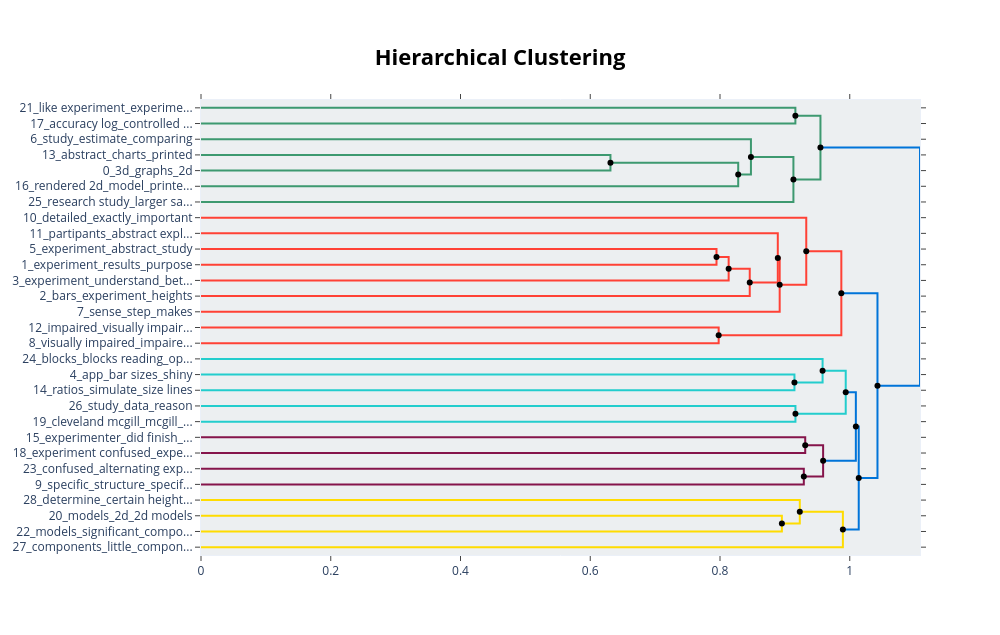

The notebook cell this image was saved under:
### Code cell
# Perform hierarchical topic reduction
hierarchical_topics = topic_model.hierarchical_topics(q1)

# Visualize the subtopics
topic_model.visualize_hierarchy(hierarchical_topics=hierarchical_topics)

### Figure 1 — Plotly figure (JSON) as saved in the notebook; plotly's stock layout.template omitted (floating-point values rounded to 4 significant figures)
{"data": [{"hoverinfo": "text", "marker": {"color": "rgb(61,153,112)"}, "mode": "lines", "text": ["like experiment_experiment_department_changed_learning", "", "", "accuracy log_controlled whatnot_abstract known_depth perceptions_marked questions"], "type": "scatter", "x": [0.0, 0.9162, 0.9162, 0.0], "xaxis": "x", "y": [-5.0, -5.0, -15.0, -15.0], "yaxis": "y"}, {"hoverinfo": "text", "marker": {"color": "rgb(61,153,112)"}, "mode": "lines", "text": ["abstract_charts_printed_3d_3d printed", "", "", "3d_graphs_2d_experiment_charts"], "type": "scatter", "x": [0.0, 0.6311, 0.6311, 0.0], "xaxis": "x", "y": [-35.0, -35.0, -45.0, -45.0], "yaxis": "y"}, {"hoverinfo": "text", "marker": {"color": "rgb(61,153,112)"}, "mode": "lines", "text": ["3d_2d_graphs_experiment_charts", "", "", "rendered 2d_model_printed model_rendered_3d"], "type": "scatter", "x": [0.6311, 0.8281, 0.8281, 0.0], "xaxis": "x", "y": [-40.0, -40.0, -55.0, -55.0], "yaxis": "y"}, {"hoverinfo": "text", "marker": {"color": "rgb(61,153,112)"}, "mode": "lines", "text": ["study_estimate_comparing_goal study_goal", "", "", "3d_2d_graphs_experiment_charts"], "type": "scatter", "x": [0.0, 0.8477, 0.8477, 0.8281], "xaxis": "x", "y": [-25.0, -25.0, -47.5, -47.5], "yaxis": "y"}, {"hoverinfo": "text", "marker": {"color": "rgb(61,153,112)"}, "mode": "lines", "text": ["3d_2d_graphs_experiment_charts", "", "", "research study_larger sample_study_stats_larger"], "type": "scatter", "x": [0.8477, 0.9132, 0.9132, 0.0], "xaxis": "x", "y": [-36.25, -36.25, -65.0, -65.0], "yaxis": "y"}, {"hoverinfo": "text", "marker": {"color": "rgb(61,153,112)"}, "mode": "lines", "text": ["like experiment_depth_experiment_understand_ratio measured", "", "", "3d_2d_graphs_charts_experiment"], "type": "scatter", "x": [0.9162, 0.9548, 0.9548, 0.9132], "xaxis": "x", "y": [-10.0, -10.0, -50.62, -50.62], "yaxis": "y"}, {"hoverinfo": "text", "marker": {"color": "rgb(255,65,54)"}, "mode": "lines", "text": ["experiment_abstract_study_process_insight", "", "", "experiment_results_purpose_know_purpose experiment"], "type": "scatter", "x": [0.0, 0.7946, 0.7946, 0.0], "xaxis": "x", "y": [-95.0, -95.0, -105.0, -105.0], "yaxis": "y"}, {"hoverinfo": "text", "marker": {"color": "rgb(255,65,54)"}, "mode": "lines", "text": ["experiment_abstract_study_results_like", "", "", "experiment_understand_better understand_helped_components"], "type": "scatter", "x": [0.7946, 0.8133, 0.8133, 0.0], "xaxis": "x", "y": [-100.0, -100.0, -115.0, -115.0], "yaxis": "y"}, {"hoverinfo": "text", "marker": {"color": "rgb(255,65,54)"}, "mode": "lines", "text": ["experiment_abstract_study_understand_purpose", "", "", "bars_experiment_heights_clearer_questions experimenter"], "type": "scatter", "x": [0.8133, 0.8459, 0.8459, 0.0], "xaxis": "x", "y": [-107.5, -107.5, -125.0, -125.0], "yaxis": "y"}, {"hoverinfo": "text", "marker": {"color": "rgb(255,65,54)"}, "mode": "lines", "text": ["partipants_abstract explained_graphs_abstract_experiment", "", "", "experiment_abstract_clearer_purpose_understand"], "type": "scatter", "x": [0.0, 0.8891, 0.8891, 0.8459], "xaxis": "x", "y": [-85.0, -85.0, -116.2, -116.2], "yaxis": "y"}, {"hoverinfo": "text", "marker": {"color": "rgb(255,65,54)"}, "mode": "lines", "text": ["experiment_abstract_clearer_study_understand", "", "", "sense_step_makes_makes sense_abstract"], "type": "scatter", "x": [0.8891, 0.892, 0.892, 0.0], "xaxis": "x", "y": [-100.6, -100.6, -135.0, -135.0], "yaxis": "y"}, {"hoverinfo": "text", "marker": {"color": "rgb(255,65,54)"}, "mode": "lines", "text": ["detailed_exactly_important_read_design", "", "", "experiment_abstract_understand_clearer_study"], "type": "scatter", "x": [0.0, 0.933, 0.933, 0.892], "xaxis": "x", "y": [-75.0, -75.0, -117.8, -117.8], "yaxis": "y"}, {"hoverinfo": "text", "marker": {"color": "rgb(255,65,54)"}, "mode": "lines", "text": ["impaired_visually impaired_visually_visual perception_investigating", "", "", "visually impaired_impaired_visually_graphics visually_graphics"], "type": "scatter", "x": [0.0, 0.7979, 0.7979, 0.0], "xaxis": "x", "y": [-145.0, -145.0, -155.0, -155.0], "yaxis": "y"}, {"hoverinfo": "text", "marker": {"color": "rgb(255,65,54)"}, "mode": "lines", "text": ["experiment_abstract_clearer_understand_study", "", "", "impaired_visually impaired_visually_graphics visually_graphics"], "type": "scatter", "x": [0.933, 0.987, 0.987, 0.7979], "xaxis": "x", "y": [-96.41, -96.41, -150.0, -150.0], "yaxis": "y"}, {"hoverinfo": "text", "marker": {"color": "rgb(35,205,205)"}, "mode": "lines", "text": ["app_bar sizes_shiny_sizes_randomly assigned", "", "", "ratios_simulate_size lines_numbers like_used numbers"], "type": "scatter", "x": [0.0, 0.9148, 0.9148, 0.0], "xaxis": "x", "y": [-175.0, -175.0, -185.0, -185.0], "yaxis": "y"}, {"hoverinfo": "text", "marker": {"color": "rgb(35,205,205)"}, "mode": "lines", "text": ["blocks_blocks reading_options_block_abstract unclear", "", "", "ratios_app_bar sizes_shiny_did"], "type": "scatter", "x": [0.0, 0.9581, 0.9581, 0.9148], "xaxis": "x", "y": [-165.0, -165.0, -180.0, -180.0], "yaxis": "y"}, {"hoverinfo": "text", "marker": {"color": "rgb(35,205,205)"}, "mode": "lines", "text": ["study_data_reason_better_best learned", "", "", "cleveland mcgill_mcgill_cleveland_reasoning_bars"], "type": "scatter", "x": [0.0, 0.9163, 0.9163, 0.0], "xaxis": "x", "y": [-195.0, -195.0, -205.0, -205.0], "yaxis": "y"}, {"hoverinfo": "text", "marker": {"color": "rgb(35,205,205)"}, "mode": "lines", "text": ["ratios_app_did_blocks_shiny", "", "", "study_data_mcgill_data differently_cleveland mcgill"], "type": "scatter", "x": [0.9581, 0.9938, 0.9938, 0.9163], "xaxis": "x", "y": [-172.5, -172.5, -200.0, -200.0], "yaxis": "y"}, {"hoverinfo": "text", "marker": {"color": "rgb(133,20,75)"}, "mode": "lines", "text": ["experimenter_did finish_didn participate_confused participating_accomplish study", "", "", "experiment confused_experiment_confused_thought_answer"], "type": "scatter", "x": [0.0, 0.9314, 0.9314, 0.0], "xaxis": "x", "y": [-215.0, -215.0, -225.0, -225.0], "yaxis": "y"}, {"hoverinfo": "text", "marker": {"color": "rgb(133,20,75)"}, "mode": "lines", "text": ["confused_alternating experiment_averages method_averages_average outcomes", "", "", "specific_structure_specific criteria_broader_criteria"], "type": "scatter", "x": [0.0, 0.9292, 0.9292, 0.0], "xaxis": "x", "y": [-235.0, -235.0, -245.0, -245.0], "yaxis": "y"}, {"hoverinfo": "text", "marker": {"color": "rgb(133,20,75)"}, "mode": "lines", "text": ["experiment_experimenter_confused_experimenter results_experiment confused", "", "", "specific_structure_specific criteria_experiment_confused"], "type": "scatter", "x": [0.9314, 0.9589, 0.9589, 0.9292], "xaxis": "x", "y": [-220.0, -220.0, -240.0, -240.0], "yaxis": "y"}, {"hoverinfo": "text", "marker": {"color": "rgb(0,116,217)"}, "mode": "lines", "text": ["study_did_ratios_app_blocks", "", "", "experiment_confused_questions_participant_participant experiment"], "type": "scatter", "x": [0.9938, 1.009, 1.009, 0.9589], "xaxis": "x", "y": [-186.2, -186.2, -230.0, -230.0], "yaxis": "y"}, {"hoverinfo": "text", "marker": {"color": "rgb(255,220,0)"}, "mode": "lines", "text": ["models_2d_2d models_3d 2d_estimates", "", "", "models_significant_components clearer_clearer participant_3d models"], "type": "scatter", "x": [0.0, 0.8954, 0.8954, 0.0], "xaxis": "x", "y": [-265.0, -265.0, -275.0, -275.0], "yaxis": "y"}, {"hoverinfo": "text", "marker": {"color": "rgb(255,220,0)"}, "mode": "lines", "text": ["determine_certain height_clear meaning_abstract talking_3d helped", "", "", "models_2d_3d models_2d models_makes"], "type": "scatter", "x": [0.0, 0.923, 0.923, 0.8954], "xaxis": "x", "y": [-255.0, -255.0, -270.0, -270.0], "yaxis": "y"}, {"hoverinfo": "text", "marker": {"color": "rgb(255,220,0)"}, "mode": "lines", "text": ["models_2d_2d models_makes_3d models", "", "", "components_little_components clearer_component_believed components"], "type": "scatter", "x": [0.923, 0.9894, 0.9894, 0.0], "xaxis": "x", "y": [-262.5, -262.5, -285.0, -285.0], "yaxis": "y"}, {"hoverinfo": "text", "marker": {"color": "rgb(0,116,217)"}, "mode": "lines", "text": ["experiment_study_did_questions_abstract", "", "", "models_2d_2d models_makes_components clearer"], "type": "scatter", "x": [1.009, 1.014, 1.014, 0.9894], "xaxis": "x", "y": [-208.1, -208.1, -273.8, -273.8], "yaxis": "y"}, {"hoverinfo": "text", "marker": {"color": "rgb(0,116,217)"}, "mode": "lines", "text": ["experiment_abstract_study_clearer_understand", "", "", "experiment_models_study_did_clearer"], "type": "scatter", "x": [0.987, 1.043, 1.043, 1.014], "xaxis": "x", "y": [-123.2, -123.2, -240.9, -240.9], "yaxis": "y"}, {"hoverinfo": "text", "marker": {"color": "rgb(0,116,217)"}, "mode": "lines", "text": ["3d_2d_graphs_experiment_charts", "", "", "experiment_abstract_study_clearer_understand"], "type": "scatter", "x": [0.9548, 1.108, 1.108, 1.043], "xaxis": "x", "y": [-30.31, -30.31, -182.1, -182.1], "yaxis": "y"}, {"hoverinfo": "text", "hovertext": ["3d_2d_graphs_experiment_charts", "3d_2d_graphs_experiment_charts", "like experiment_depth_experiment_understand_ratio measured", "experiment_abstract_study_results_like", "experiment_abstract_study_understand_purpose", "experiment_abstract_clearer_study_understand", "experiment_abstract_clearer_understand_study", "ratios_app_did_blocks_shiny", "experiment_experimenter_confused_experimenter results_experiment confused", "study_did_ratios_app_blocks", "models_2d_2d models_makes_3d models", "experiment_study_did_questions_abstract", "experiment_abstract_study_clearer_understand", "3d_2d_graphs_experiment_charts"], "marker": {"color": "black"}, "mode": "markers", "showlegend": false, "type": "scatter", "x": [0.6311, 0.8477, 0.9162, 0.7946, 0.8133, 0.8891, 0.933, 0.9581, 0.9314, 0.9938, 0.923, 1.009, 0.987, 0.9548], "y": [-40, -36.25, -10, -100, -107.5, -100.6, -96.41, -172.5, -220, -186.2, -262.5, -208.1, -123.2, -30.31]}, {"hoverinfo": "text", "hovertext": ["3d_2d_graphs_experiment_charts", "3d_2d_graphs_charts_experiment", "experiment_abstract_clearer_purpose_understand", "experiment_abstract_understand_clearer_study", "impaired_visually impaired_visually_graphics visually_graphics", "ratios_app_bar sizes_shiny_did", "study_data_mcgill_data differently_cleveland mcgill", "specific_structure_specific criteria_experiment_confused", "experiment_confused_questions_participant_participant experiment", "models_2d_3d models_2d models_makes", "models_2d_2d models_makes_components clearer", "experiment_models_study_did_clearer", "experiment_abstract_study_clearer_understand"], "marker": {"color": "black"}, "mode": "markers", "showlegend": false, "type": "scatter", "x": [0.8281, 0.9132, 0.8459, 0.892, 0.7979, 0.9148, 0.9163, 0.9292, 0.9589, 0.8954, 0.9894, 1.014, 1.043], "y": [-47.5, -50.62, -116.2, -117.8, -150, -180, -200, -240, -230, -270, -273.8, -240.9, -182.1]}], "layout": {"autosize": false, "height": 635, "hoverlabel": {"bgcolor": "white", "font": {"family": "Rockwell", "size": 16}}, "hovermode": "closest", "plot_bgcolor": "#ECEFF1", "showlegend": false, "title": {"font": {"color": "Black", "size": 22}, "text": "<b>Hierarchical Clustering</b>", "x": 0.5, "xanchor": "center", "yanchor": "top"}, "width": 1000, "xaxis": {"mirror": "allticks", "rangemode": "tozero", "showgrid": false, "showline": true, "showticklabels": true, "ticks": "outside", "type": "linear", "zeroline": false}, "yaxis": {"mirror": "allticks", "range": [-290, 0], "rangemode": "tozero", "showgrid": false, "showline": true, "showticklabels": true, "tickmode": "array", "ticks": "outside", "ticktext": ["21_like experiment_experime...", "17_accuracy log_controlled ...", "6_study_estimate_comparing", "13_abstract_charts_printed", "0_3d_graphs_2d", "16_rendered 2d_model_printe...", "25_research study_larger sa...", "10_detailed_exactly_important", "11_partipants_abstract expl...", "5_experiment_abstract_study", "1_experiment_results_purpose", "3_experiment_understand_bet...", "2_bars_experiment_heights", "7_sense_step_makes", "12_impaired_visually impair...", "8_visually impaired_impaire...", "24_blocks_blocks reading_op...", "4_app_bar sizes_shiny", "14_ratios_simulate_size lines", "26_study_data_reason", "19_cleveland mcgill_mcgill_...", "15_experimenter_did finish_...", "18_experiment confused_expe...", "23_confused_alternating exp...", "9_specific_structure_specif...", "28_determine_certain height...", "20_models_2d_2d models", "22_models_significant_compo...", "27_components_little_compon..."], "tickvals": [-5, -15, -25, -35, -45, -55, -65, -75, -85, -95, -105, -115, -125, -135, -145, -155, -165, -175, -185, -195, -205, -215, -225, -235, -245, -255, -265, -275, -285], "type": "linear", "zeroline": false}}}
